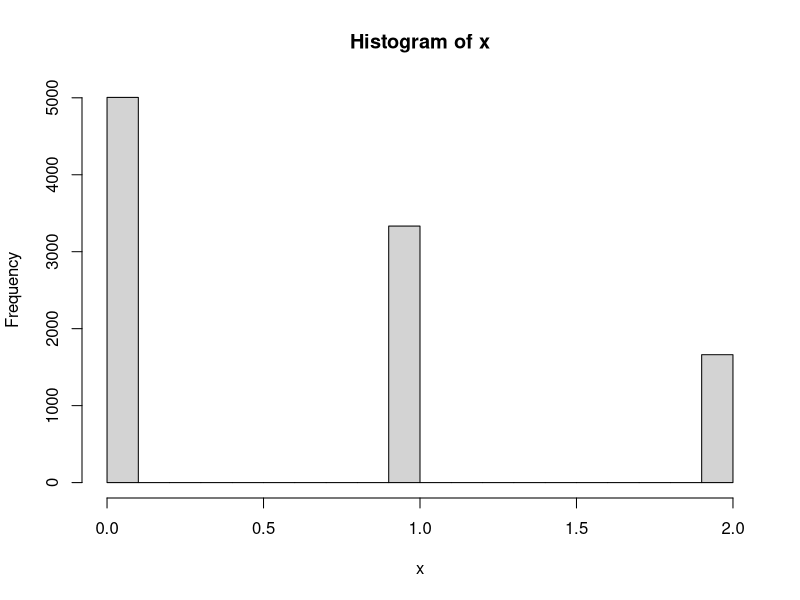
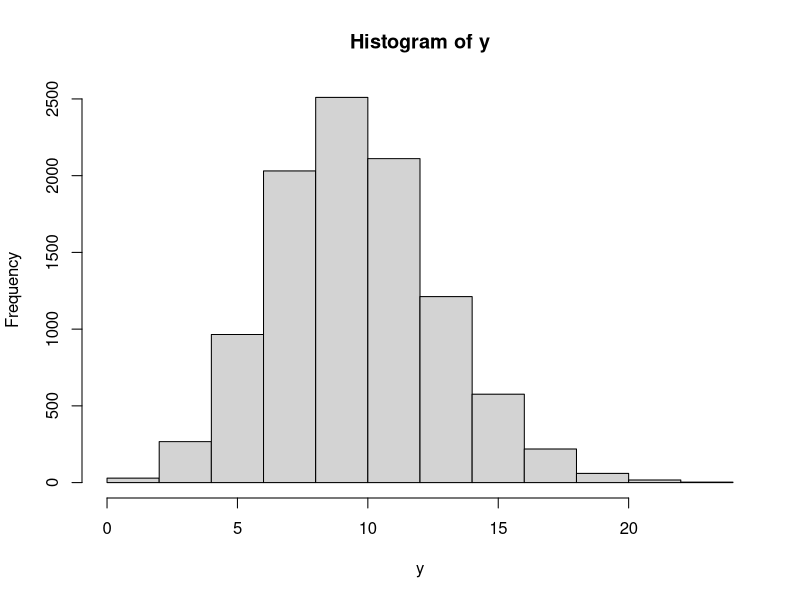
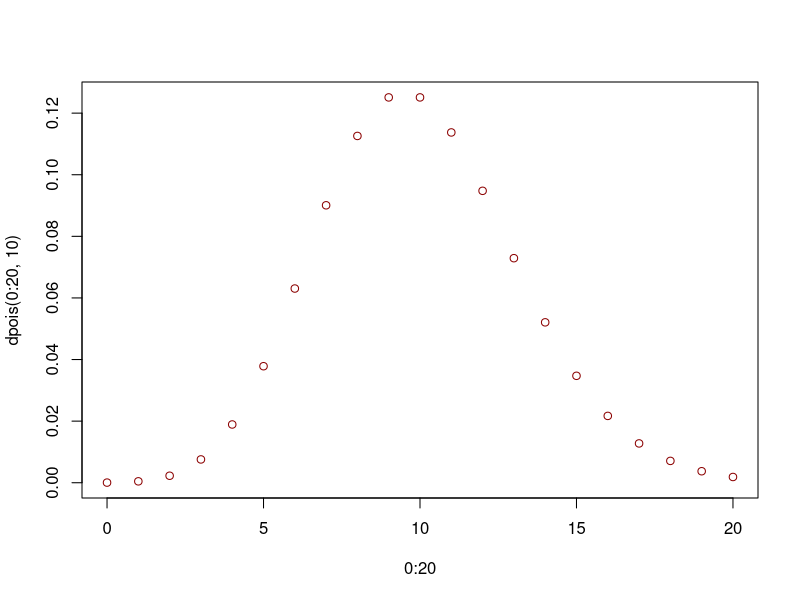
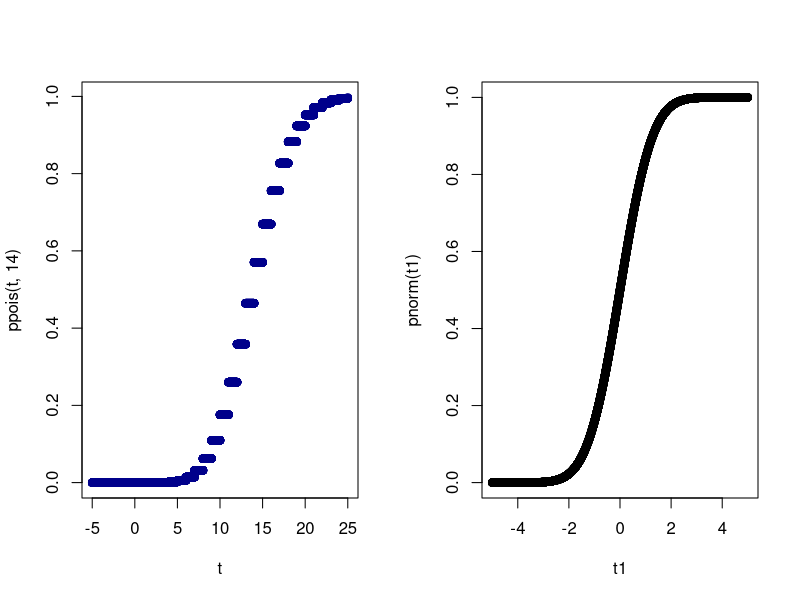

The R script that drew these images, in order:
sample(1:5,6, replace = T)
par(mfrow = c(1,1))
set.seed(39)
x <- sample(0:2, 10000, replace = T, prob = c(1/2, 1/3, 1/6))
hist(x)
n0 <- length(x[x == 0])/10000
n1 <- length(x[x == 1])/10000
n2 <- length(x[x == 2])/10000

#repartitia Poisson

y <- rpois(10000, 10)
hist(y)

fm <- dpois(0:20, 10)
plot(0:20, dpois(0:20, 10), col = "darkred")

par(mfrow = c(1, 2))

t <- seq(-5, 25, 0.001)
#plot(t, ppois(t, 10), col = "darkgreen", ylim = c(0, 0.0005), xlim = c(-5, 3))
plot(t, ppois(t, 14), col = "darkblue")

fm[1]

t1 <- seq(-5, 5, 0.001)
plot(t1, pnorm(t1))
